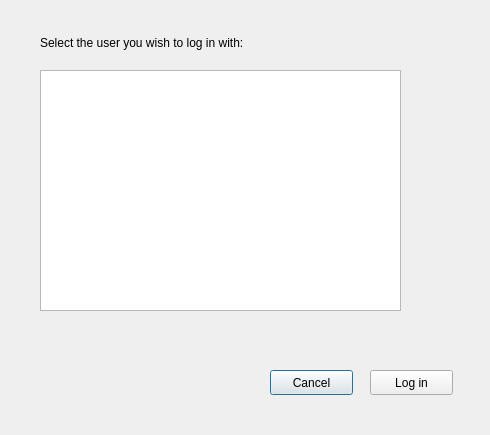
<?xml version="1.0" encoding="UTF-8"?>
<ui version="4.0">
 <class>SelectProfileDialog</class>
 <widget class="QDialog" name="SelectProfileDialog">
  <property name="geometry">
   <rect>
    <x>0</x>
    <y>0</y>
    <width>490</width>
    <height>435</height>
   </rect>
  </property>
  <property name="windowTitle">
   <string>Dialog</string>
  </property>
  <widget class="QPushButton" name="cancelProfileButton">
   <property name="geometry">
    <rect>
     <x>270</x>
     <y>370</y>
     <width>83</width>
     <height>25</height>
    </rect>
   </property>
   <property name="text">
    <string>Cancel</string>
   </property>
  </widget>
  <widget class="QPushButton" name="confirmProfileButton">
   <property name="geometry">
    <rect>
     <x>370</x>
     <y>370</y>
     <width>83</width>
     <height>25</height>
    </rect>
   </property>
   <property name="text">
    <string>Log in</string>
   </property>
  </widget>
  <widget class="QListView" name="userListView">
   <property name="geometry">
    <rect>
     <x>40</x>
     <y>70</y>
     <width>361</width>
     <height>241</height>
    </rect>
   </property>
  </widget>
  <widget class="QLabel" name="label_15">
   <property name="geometry">
    <rect>
     <x>40</x>
     <y>30</y>
     <width>361</width>
     <height>25</height>
    </rect>
   </property>
   <property name="text">
    <string>Select the user you wish to log in with:</string>
   </property>
  </widget>
  <widget class="QLabel" name="invalidSelectionLabel">
   <property name="enabled">
    <bool>true</bool>
   </property>
   <property name="geometry">
    <rect>
     <x>40</x>
     <y>330</y>
     <width>371</width>
     <height>25</height>
    </rect>
   </property>
   <property name="text">
    <string/>
   </property>
  </widget>
 </widget>
 <resources/>
 <connections/>
</ui>
